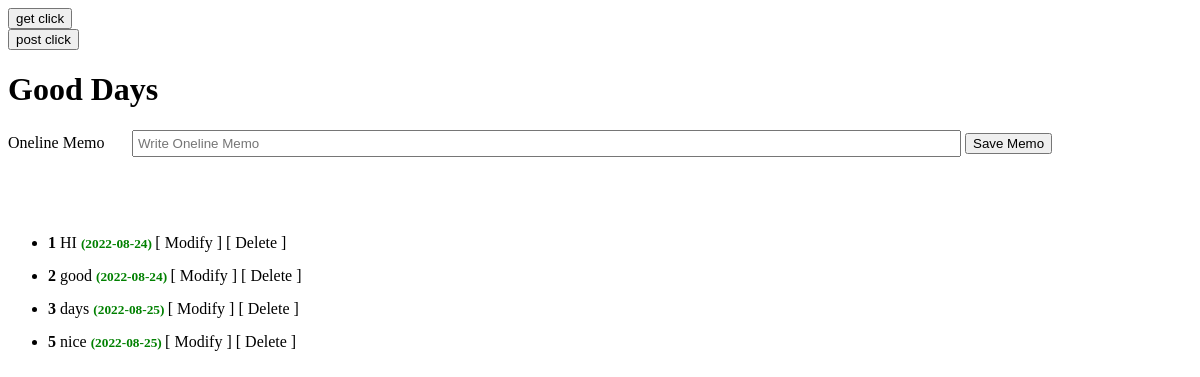
Page /onememos/ on the earlier database version.
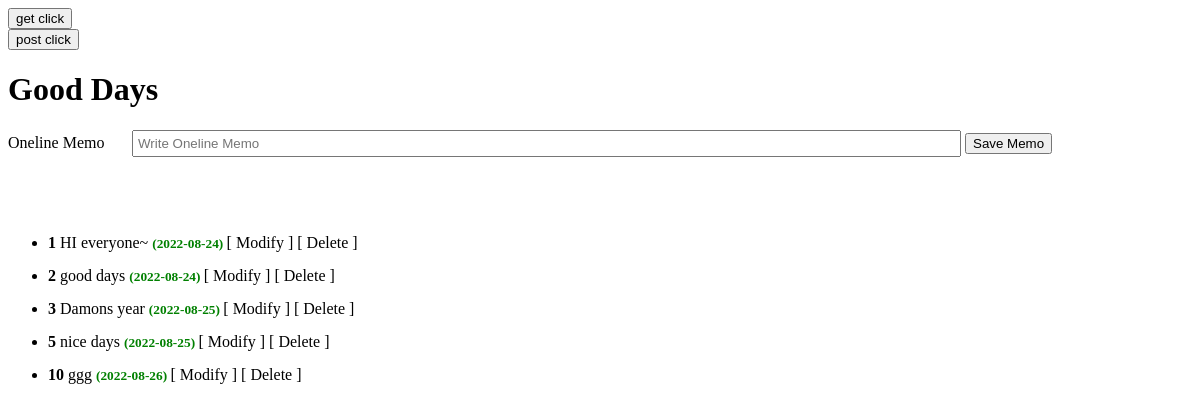
Same page on the later database version.
### onememos/models.py (models this page shows, shortened)
class Memo(models.Model):
    memo_text = models.CharField(max_length=200)
    published_date = models.DateTimeField(auto_now_add=True)

### onememos/views.py (the view)
# urls.py: path('',views.main, name='main'),
def main(request):
    lists = Memo.objects.all()
    data = {'lists' : lists}
    return render(request, 'main.html', data)

### onememos/templates/main.html (shortened to what this page needs)
<!DOCTYPE html>
<html lang="ko">
<head>
</head>
<body>
    <form action="http://localhost:8000/onememos/writeMemo/" method="GET">
        <button>get click</button>
    </form>
    <form action="http://localhost:8000/onememos/writeMemo/" method="POST">
        <button>post click</button>
    </form>
    <h1>Good Days</h1>
    <form action="http://localhost:8000/onememos/createMemo/" method="POST" id="memowritefrom">
        <label for="memo" >Oneline Memo</label>
        <input type="text" id="memo" name="memoContent" size="100" placeholder="Write Oneline Memo" autocomplete="off">
        <button type="submit" form="memowritefrom">Save Memo</button>
    </form>
    <div style="padding-top: 50px">
        <ul style="line-height: 2em">
            {% for list in lists %}
                <li>
                    <b>{{list.id}}</b>
                    {{list.memo_text}}
                    <small style="color: green; font-weight: bold">
                        ({{list.published_date | date:'Y-m-d'}})
                    </small>
                    [ <a href="./modify/{{list.id}}">Modify</a> ]
                    [ <a href="./delete/{{list.id}}">Delete</a> ]
                </li>
            {% endfor %}
        </ul>
    </div>
</body>
</html>

Differences in the rows shown:
changed Memo id 1: memo_text "HI" → "HI everyone~"
changed Memo id 2: memo_text "good" → "good days"
changed Memo id 3: memo_text "days" → "Damons year"
changed Memo id 5: memo_text "nice" → "nice days"
added Memo: id "10", memo_text "ggg", published_date "2022-08-26"
